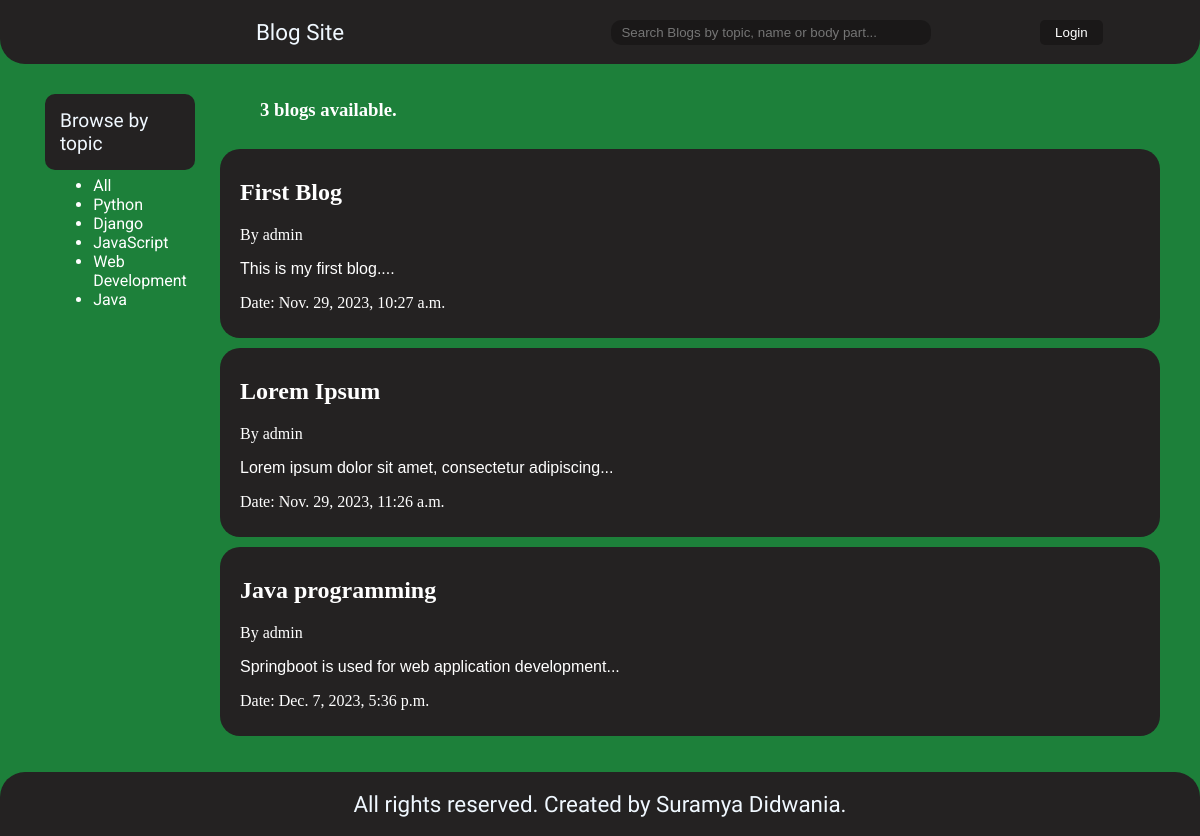
The app's page /blogs, older data.
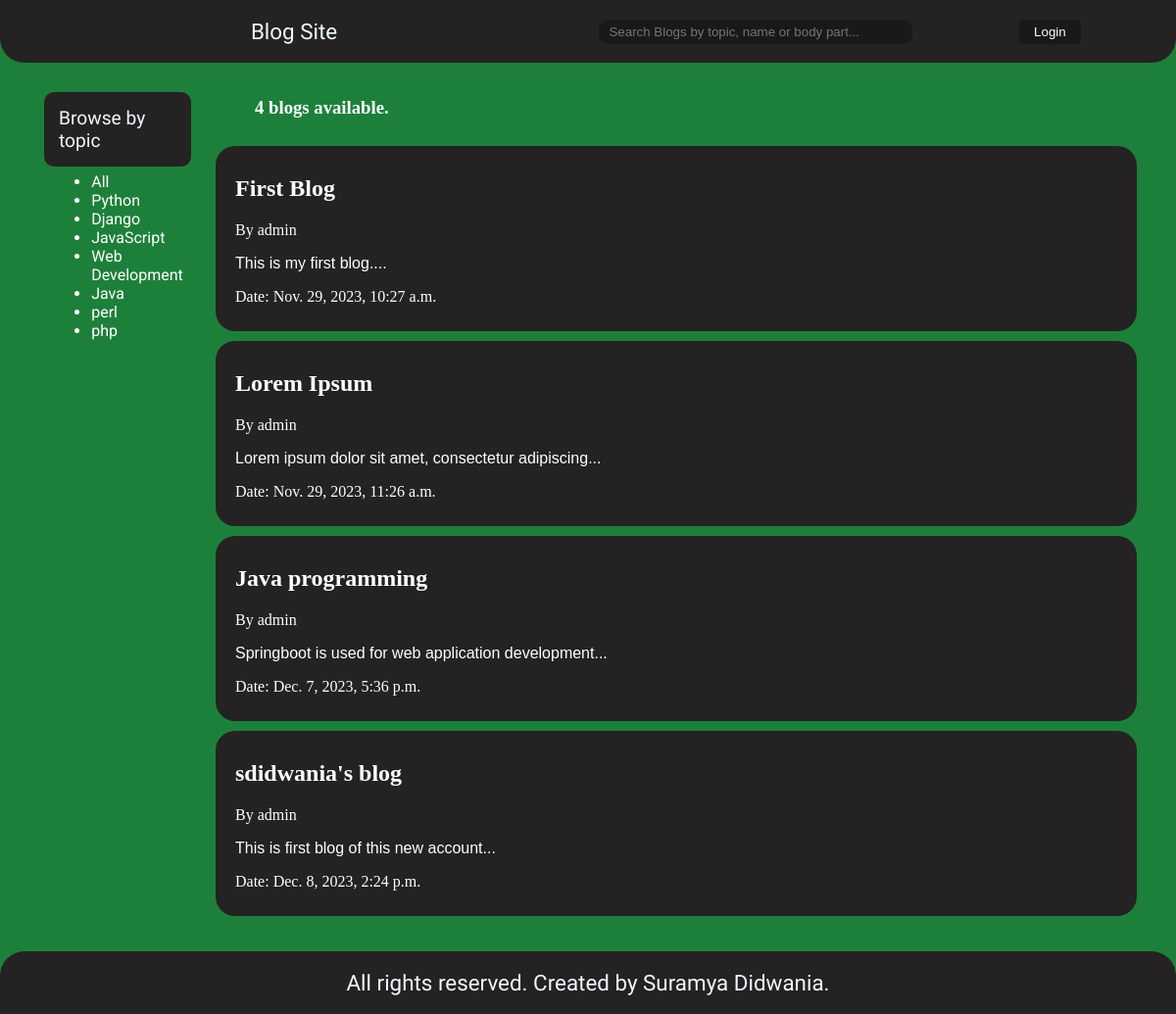
The same page, newer data.
### blogs/models.py (models this page shows, shortened)
class topic(models.Model):
    topicname = models.CharField(max_length=20)

class blog(models.Model):
    title = models.CharField(max_length=50)
    slug = models.CharField(max_length=30)
    body = models.TextField()
    date = models.DateTimeField(default=timezone.now)
    thumb = models.ImageField(upload_to="thumbnails",blank=True)
    topicname = models.ForeignKey(topic,on_delete=models.SET_NULL,null=True)
    author = models.TextField(blank=False,default='admin')
    def bodypart(self):
        return self.body[:50]

### blogs/views.py (the view)
# urls.py: path('blogs',views.bloglist,name='blogs'),
def bloglist(request):
    if request.GET.get('q')!=None:
        topicname = request.GET.get('q')
    else:
        topicname = ''
    blogs = blog.objects.all().filter(
        Q(topicname__topicname__icontains=topicname) |
        Q(title__icontains = topicname) |
        Q(body__icontains=topicname)
        )
    num_blogs = blogs.count()
    topics = topic.objects.all()
    return render(request, 'bloglist.html', {'blogs':blogs,'topics':topics,'num_blogs':num_blogs})

### blogs/templates/bloglist.html
{% extends 'base_layout.html' %}
{% block content %}
<div class="bloglist">
    <div class="browse">
        <p style="
            color: black;
            font-family: 'Exo 2', sans-serif;
            position: absolute;
            top: 0px;
            width: inherit;
            font-size: larger;
            background-color: rgb(36,34,34);
            border-radius: 10px;
            color: aliceblue;
            padding: 15px 15px;">Browse by topic
        </p>
        <ul style="
            position: absolute;
            top: 85px;
            font-family: 'Roboto',sans-serif;
        ">
            <li>
                <a href="{% url 'blogs' %}">
                    All
                </a>
            </li>
            {% for topic in topics %}
                <li>
                    <a href="{% url 'blogs' %}?q={{topic.topicname}}">
                        {{ topic.topicname }}
                    </a>
                </li>
            {% endfor %}
        </ul>
    </div>
    <div class="posts">
        <h3 style="margin-left: 20px;">{{num_blogs}} blogs available.</h3>
        {% for blog in blogs %}
        <div class="blog-post">
            <a href="{% url 'blogpage' blog.slug %}">
            <h2 class="blog-post-title" style="font-family: Merryweather;">{{ blog.title }}</h2>
            </a>
            <p>By {{ blog.author }}</p>
            <p style="font-family: sans-serif;">{{blog.bodypart}}...</p>
            <p style="font-family: playfair display;">Date: {{blog.date}}</p>
        </div>
        {% endfor %}
    </div>
</div>
{% endblock%}

### blogs/templates/base_layout.html (shortened to what this page needs)
{% load static %}
<!DOCTYPE html>
<html lang="en">
<head>
    <link rel="stylesheet" href="{% static 'styling/style.css' %}">
</head>
<body>
    <div class="header" style="position: fixed; top: 0px; z-index: 10000; ">
        <div>
            <a href="{% url 'index' %}" id="header">Blog Site</a>
        </div>
        <form action="{% url 'blogs' %}" method="get" class="forms" style="display: flex; justify-content: center; align-items: center;">
            <input type="text" name="q" placeholder="Search Blogs by topic, name or body part..." style="width: 25vw;">
        </form>
        <div style="margin: 0px 20px;">
            {% if request.user.is_authenticated %}
            <button class="login-btn">
                <a href="{% url 'logoutuser' %}">Logout</a>
            </button>
            {% else %}
            <button class="login-btn">
                <a href="{% url 'loginpage' %}">Login</a>
            </button>
            {% endif %}
        </div>
    </div>
    {% block content %}
    {% endblock %}
    <div class="footer" style="position: fixed; bottom: 0px;">
        <p id="header">
            All rights reserved. Created by Suramya Didwania.
        </p>
    </div>
</body>
</html>

### blogs/static/styling/style.css (style rules this page uses)
body { color: white; background-color: rgb(29, 128, 58); background-size: cover; margin: 0px; width: 100vw; }
a { color: white; text-decoration: none; }
.header { display:grid; justify-content: center; align-items: center; border-bottom-left-radius: 25px; border-bottom-right-radius: 25px; width: 100vw; height: 8vh; background-color: rgb(36, 34, 34); grid-template-columns: 7fr 4fr 3fr; }
.footer { display:flex; justify-content: center; align-items: center; border-top-left-radius: 25px; border-top-right-radius: 25px; width: 100vw; height: 8vh; background-color: rgb(36, 34, 34); }
#header { color: aliceblue; font-size: 140%; font-family: 'Exo 2', sans-serif; display: flex; justify-content: center; align-items: center; }
.posts { display: grid; grid-template-columns: 1fr; row-gap: 10px; padding-top: 10vh; position: relative; margin-left: 20vw; padding-bottom: 10vh; }
.blog-post { background-color: rgb(36, 34, 34); width: 75vw; justify-self: center; overflow-wrap: normal; border-radius: 20px; padding: 10px 20px; transition: 0.5s ease; position: relative; right: 20px; }
.bloglist { display: grid; grid-template-columns: 1.5fr 7.5fr; column-gap: 10px; margin-bottom: 20px; }
.browse { margin-right: 20px; position: fixed; top: 75px; display: flex; justify-content: center; align-items: center; flex-direction: column; left: 5vw; width: 10vw; }

### blogs/templates/base_layout.html (style rules this page uses)
.forms>input,.login-btn { background-color: rgba(24, 22, 22, 0.782); color: white; border: none; border-radius: 10px; padding: 5px 10px; }
.login-btn { padding: 5px 15px; border-radius: 5px; color: rgb(194, 190, 190); }
.header>div { display: flex; justify-content: center; align-items: center; }

Row changes from the older to the newer data that the page shows:
added topic: topicname "perl"
added topic: topicname "php"
added blog: title "sdidwania's blog", author "admin", bodypart "This is first blog of this new account", date "Dec. 8, 2023, 2:24 p.m."
Text that changed along with them:
{{ num_blogs }}: "3" → "4"
